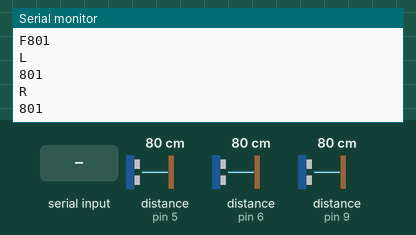
A sketch run on a simulated Arduino Uno, built with avr-gcc and run on an emulated ATmega328P. Parts: the last lines printed to the serial monitor. Wiring (inferred from the names in the program): 3 × ultrasonic range finder: trigger pin 4, echo pin 5 / trigger pin 7, echo pin 6 / trigger pin 8, echo pin 9. The inputs (shaded band) are chosen by the test bench; at power-on: distance to the obstacle (sensors on pin 5, pin 6, pin 9) 80 cm. The echo pulse lasts 58.3 µs per cm.

Above: at 1.8 s.
1.9 s: distance to the obstacle (sensor on pin 5) set to 2 cm
At 2.9 s:
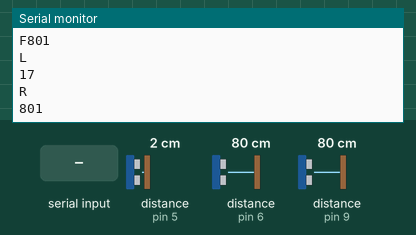
3.4 s: distance to the obstacle (sensor on pin 6) set to 4 cm
At 4.7 s:
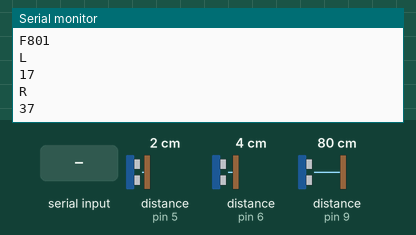
4.9 s: distance to the obstacle (sensor on pin 9) set to 2 cm
At 5.8 s:
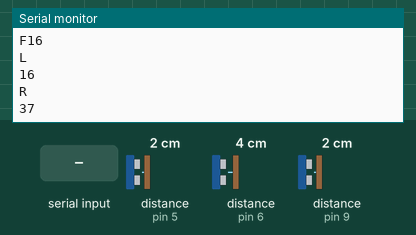
6.4 s: "0" received over the second serial link
7.9 s: "1" received over the second serial link
9.4 s: distance to the obstacle (sensor on pin 5) set to 9 cm
At 10.7 s:
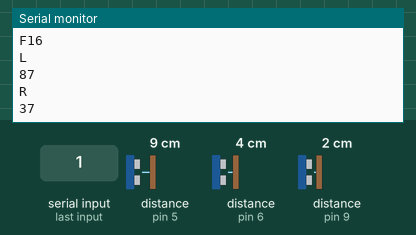
Timing chart, 0 to 11.9 s (numbered marks = the images above; inputs shaded):
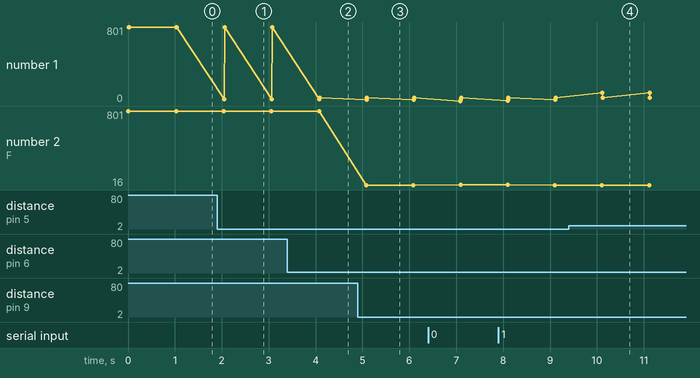

The sketch:

bss2.ino
```cpp
#include <SoftwareSerial.h> // 0,1번핀 제외하고 Serial 통신을 하기 위해 선언
char command = 0;
bool action = false;
int Trg = 8; //초음파센서(중앙)
int Ech = 9;
long Duration = 0; //정수로 정의(딱히 상관 없을거 같기도 하지만 상관있음)
long Distance = 0;
long Durationl = 0;
long Distancel = 0;
long Durationr = 0;
long Distancer = 0;
int Trgl = 4; //초음파센서(좌측)
int Echl = 5;
int Trgr = 7; //초음파센서(우측)
int Echr = 6;
SoftwareSerial mySerial(2, 3); // HC-06 TX=2번핀 , RX=3번핀 연결 hc-06

void setup() {
  Serial.begin(9600);
  pinMode(Trg, OUTPUT); //ㅋㅋㅋㅋㅋㅋㅋㅋㅋ 하나만해놨네. 이러니까 대회장소가서 문제생기지
  pinMode(Ech, INPUT);
  pinMode(Trgl, OUTPUT); //깃허브 정리하다 수정함
  pinMode(Echl, INPUT);
  pinMode(Trgr, OUTPUT);
  pinMode(Echr, INPUT);
  mySerial.begin(9600);

}

void loop() {
  action = true; //작동 시작
  if (mySerial.available() > 0)
  {
    command = mySerial.read();
    //Serial.print("incoming command is ");
    Serial.println(command);
    //if (Serial.available())


    action = true; //개발과정에서의 테스트코드 && action = ture 시 센서 동작, 블루투스 통신 함수
    if (command == '0'){

      action = false;
    //  Serial.println("masurement end");
    }
    else if (command == '1')
    {
      action = true;
    //  Serial.println("masurement start");
    }
    else
    {
    //  Serial.println("invaild command");
    }
  }
  else
  {
    if (action == true)
    {
//      Serial.println("not running");
//    }
//    else
//    {
      //Serial.println("running");
      hc_sr04(); //개발 과정에서 사용한 센서가 hc_sr04여서 함수 이름을 이와 같이 지정
      hc_sr04l(); //좌측센서
      hc_sr04r(); //우측센서
      sendbtserial(); //HC-06 BT Serial 통신
    }
    delay(1000); //1초마다 한번씩(이렇게 안하면 앱에서 못받아들임)


  }

}

void hc_sr04() //거리별로 값을 다르게 하려고 하였으나, 시간 문제로 제외
{
  digitalWrite(Trg, LOW);
  delayMicroseconds(2);
  digitalWrite(Trg, HIGH);
  digitalWrite(Trg, LOW);

  Duration = pulseIn(Ech, HIGH);
  Distance = (Duration/2.9)/2; //거리 = (시간/2.9)/2
  //Serial.print("Duration = ");
  //Serial.println(Duration);
  Serial.print("F");
  Serial.println(Distance);
  //mySerial.print("F");
  //mySerial.println(Distance); //개발테스트용
  /*if((Distance > 5000) && (Distance <= 7000))
  {
    mySerial.println("F");//전면
    mySerial.println("1");//1
    //mySerial.println(Distance);
  }
  else if(Distance <= 5000)
  {
    mySerial.println("F");
    mySerial.println("2");//2
  }
  else
  {
    mySerial.println("F");
    mySerial.println("0");//감지 X
  }*/
}


void hc_sr04l() //좌측센서
{
  digitalWrite(Trgl, LOW);
  delayMicroseconds(2);
  digitalWrite(Trgl, HIGH);
  digitalWrite(Trgl, LOW);

  Durationl = pulseIn(Echl, HIGH);
  Distancel = (Durationl/2.9)/2;
  //Serial.print("Duration = ");
  //Serial.println(Duration);
  Serial.println("L");
  Serial.println(Distancel);
  //mySerial.print("F");
  //mySerial.println(Distance);//개발 테스트용
  /*if((Distancel > 5000) && (Distance <= 7000))
  {
    mySerial.println("L");
    mySerial.println("1");
    //mySerial.println(Distancel);
  }
  else if(Distancel <=5000)
  {
    mySerial.println("L");
    mySerial.println("2");
  }
  else
  {
    mySerial.println("L");
    mySerial.println("0");
  }*/
}

void hc_sr04r() //우측센서
{
  digitalWrite(Trgr, LOW);
  delayMicroseconds(2);
  digitalWrite(Trgr, HIGH);
  digitalWrite(Trgr, LOW);

  Durationr = pulseIn(Echr, HIGH);
  Distancer = (Durationr/2.9)/2;
  //Serial.print("Duration = ");
  //Serial.println(Duration);
  Serial.println("R");
  Serial.println(Distancer);
  //mySerial.print("F"); //개발 테스트용
  //mySerial.println(Distance);
  /*if((Distancer > 5000) && (Distancer <= 7000))
  {
    mySerial.println("R");
    mySerial.println("1");
    //mySerial.println(Distancer);
  }
  else if(Distancer <=5000)
  {
   mySerial.println("R");
   mySerial.println("2");
  }
  else
  {
   mySerial.println("R");
   mySerial.println("0");
  }*/
}

void sendbtserial() //데이터전송 - 앱에서 값을 받을때 혼선되지 않도록 전송 텍스트 간략화.
{
  if((Distance == 1) && (Distancer == 0) && (Distancel == 0)) // 중간 1, 우측 0, 좌측 0
  {
    mySerial.println("1");
  }
  else if((Distance == 0) && (Distancer == 1) && (Distancel == 0)) // 중간 0, 우측 1, 좌축 0
  {
    mySerial.println("2");
  }
  else if((Distance == 0) && (Distancer == 0) && (Distancel == 1)) // 중간 0, 우측 0, 좌측 1
  {
    mySerial.println("3");
  }
  else if((Distance == 1) && (Distancer == 1) && (Distancel == 0)) // 중간 1, 우측 1, 좌측 0
  {
    mySerial.println("4");
  }
  else if((Distance == 1) && (Distancer == 0) && (Distancel == 1)) // 중간 1, 우측 0, 좌측 1
  {
    mySerial.println("5");
  }
  else if((Distance == 0) && (Distancer == 1) && (Distancel == 1)) // 중간 0, 우측 1, 좌측 1
  {
    mySerial.println("6");
  }
  else if((Distance == 1) && (Distancer == 1) && (Distancel == 1)) // 전체 동시 감지
  {
    mySerial.println("7");
  }
  else //감지 X
  {
    mySerial.println("0");
  }
} //2020-08-12 수정
```

Measured:
- after the input at 1.9 s, the serial monitor: prints a new line after 0.15 s (image 1)
- after the input at 3.4 s, the serial monitor: prints a new line after 0.69 s (image 2)
- after the input at 4.9 s, the serial monitor: prints a new line after 0.18 s (image 3)
- after the input at 9.4 s, the serial monitor: prints a new line after 0.72 s (image 4)
- plotted number 1: 801 → 37 after the input at 3.4 s
- plotted number 2: 801 → 16 after the input at 4.9 s
